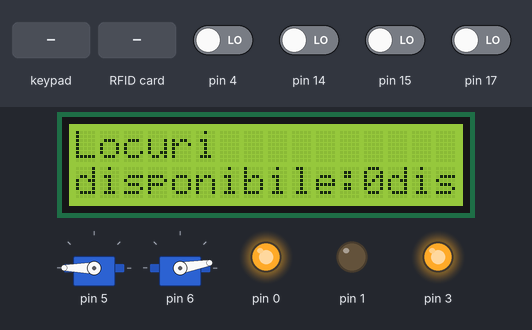
Recording of a program running on a simulated Arduino Uno, built with avr-gcc and run on an emulated ATmega328P. Parts: 16×2 character LCD, 2 × servo, output pins drawn as LEDs (lit = HIGH). The inputs (shaded band) are chosen by the test bench; at power-on: pin 4, pin 14, pin 15, pin 17 LOW.

Above: at 1.2 s.
1.3 s: keypad keys 1 2 3 4 pressed 0.4 s apart
At 3.7 s:
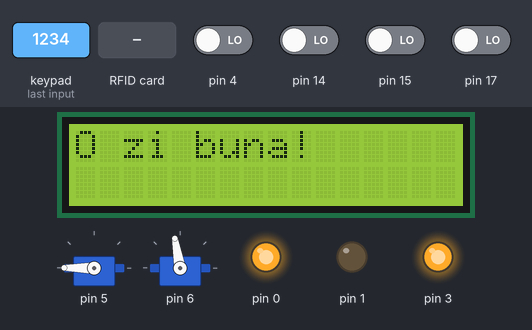
4.4 s: pin 17 driven HIGH
At 5.1 s:
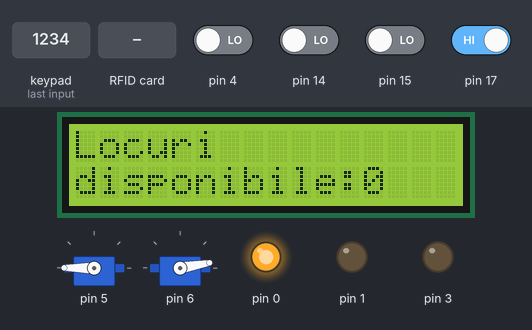
7.4 s: RFID card 5E 7A 19 C4 held to the reader
At 8.0 s:
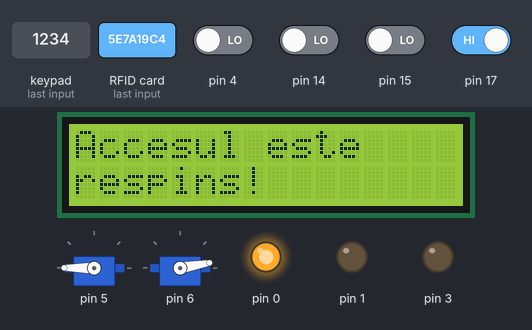
10.4 s: pin 17 driven LOW
At 11.2 s:
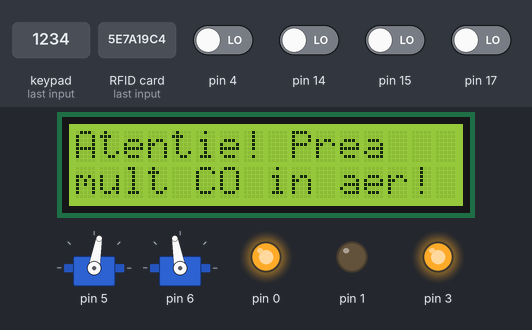
13.4 s: pin 4 driven HIGH
At 13.9 s:
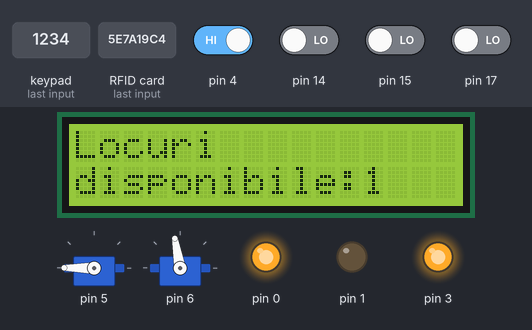
14.9 s: pin 14 driven HIGH
At 15.5 s:
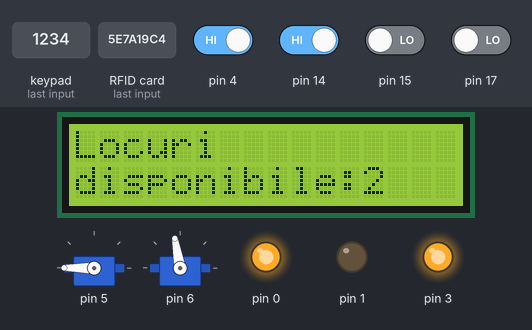
Timing chart, 0 to 17.4 s (numbered marks = the images above; inputs shaded):
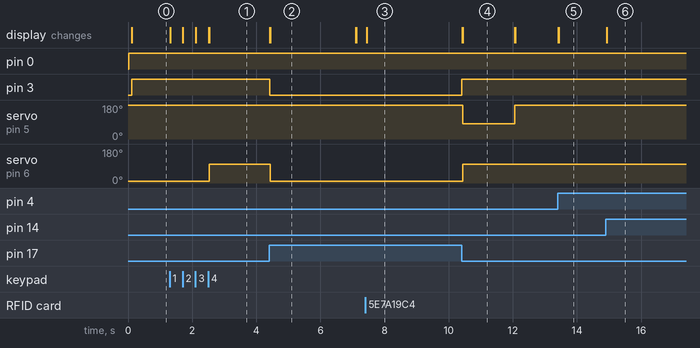

Measured:
- after the input at 1.3 s, servo on pin 6: 10° → 100° after 1.2 s; the display: first changes at once (image 1 shows a later state)
- after the input at 4.4 s, pin 3: HIGH → LOW at once; servo on pin 6: 100° → 10° after 0.03 s instead of 2.7 s; the display: first changes at once (image 2 shows a later state)
- after the input at 7.4 s, the display: changes after 0.05 s (image 3)
- after the input at 10.4 s, pin 3: LOW → HIGH at once; servo on pin 5: 180° → 80° at once, → 180° 1.6 s later; servo on pin 6: 10° → 100° at once; the display: first changes at once (image 4 shows a later state)
- after the input at 13.4 s, the display: first changes at once (image 5 shows a later state)
- after the input at 14.9 s, the display: first changes at once (image 6 shows a later state)
- what the display in image 2 shows lasts 2.7 s, from 4.4 s to 7.1 s

The program:

main.cpp
```cpp
#include <Arduino.h>
#include <Arduino_FreeRTOS.h>
#include <semphr.h>  // add the FreeRTOS functions for Semaphores (or Flags).
#include <AccessEnter.h>
#include <AccessExit.h>
#include <Parking.h>
#include <SafetyMonitor.h>
#include <Debugg.h>

// Declare a mutex Semaphore Handle which we will use to manage the Serial Port.
// It will be used to ensure only only one Task is accessing this resource at any time.
SemaphoreHandle_t xSerialSemaphore;


/* TaskAccess:
 *    Access_Enter is processed by this task.
 */
void TaskAccess(void *pvParameters);

/* TaskAccess:
 *    Access_Exit is processed by this task.
 */
void TaskExit( void *pvParameters __attribute__((unused)) );

/* TaskParking:
 *    Process changes caused by cars entering or exiting the parking.
 */


// the setup function runs once when you press reset or power the board
void setup() {

  // Semaphores are useful to stop a Task proceeding, where it should be paused to wait,
  // because it is sharing a resource, such as the Serial port.
  // Semaphores should only be used whilst the scheduler is running, but we can set it up here.
  if ( xSerialSemaphore == NULL )  // Check to confirm that the Serial Semaphore has not already been created.
  {
    xSerialSemaphore = xSemaphoreCreateMutex();  // Create a mutex semaphore we will use to manage the Serial Port
    if ( ( xSerialSemaphore ) != NULL )
      xSemaphoreGive( ( xSerialSemaphore ) );  // Make the Serial Port available for use, by "Giving" the Semaphore.
  }

  // Now set up two Tasks to run independently.
  xTaskCreate(
    TaskAccess
    ,  "Access"  // A name just for humans
    ,  128       // This stack size can be checked & adjusted by reading the Stack Highwater
    ,  NULL
    ,  1         // Priority, with 3 (configMAX_PRIORITIES - 1) being the highest, and 0 being the lowest.
    ,  NULL );

    xTaskCreate(
    TaskExit
    ,  "Exit"
    ,  128  // Stack size
    ,  NULL
    ,  3 // Priority
    ,  NULL );

#if(DEBUGG == STD_ON)
{
  debuggInit();
  debuggPrint("Setup done! Tasks should run!");
}
#endif
  // Now the Task scheduler, which takes over control of scheduling individual Tasks, is automatically started.
}

void loop()
{
  // Empty. Things are done in Tasks.
}

/*--------------------------------------------------*/
/*---------------------- Tasks ---------------------*/
/*--------------------------------------------------*/


void TaskAccess( void *pvParameters __attribute__((unused)) )  // This is a Task.
{
  /*
    * Access:
    *  Process changes caused by cars entering or exiting the parking.
    */

  //call the init functions for needed driveres here
  accessEnterInit();

  for (;;) // A Task shall never return or exit. We do not hace concurency to resources so no need of xSemaphore in this task.
  {

    //call main function of Access_Enter SWC
    accessEnter_main();

    vTaskDelay(1);  // one tick delay (15ms) in between calls for stability
  }
}

void TaskExit( void *pvParameters __attribute__((unused)) )  // This is a Task.
{
  /*
    * Access:
    *  Process changes caused by cars entering or exiting the parking.
    */

  //call the init functions for needed driveres here
  parkingInit();
  acessExitInit();
  safetyMonitorInit();

  for (;;) // A Task shall never return or exit. We do not hace concurency to resources so no need of xSemaphore in this task.
  {
    //call main function of SafetyMonitor SWC, Access_Exit SWC and Parking SWC
    safetyMonitor_main();
    accessExit_main();
    parking_main();

    vTaskDelay(1);  // one tick delay (15ms) in between calls for stability
  }
}
```

AccessEnter.cpp
```cpp
#include <AccessEnter.h>
#include <RFID.h>
#include <LCD.h>
#include <ServoService.h>
#include <DigitalIO.h>
/***************Local variables********************/
static uint8_t accessEnterGateStatus;
static uint16_t accessEnterGateOpenTimeout;
/**************************************************/
/***************Local functions********************/
/**************************************************/
 uint8_t accessEnterValidateAccess(uint32_t rfidData);
/***************External variables*****************/
/**************************************************/

/***************External functions*****************/
/**************************************************/
void accessEnterInit(void)
{
    lcdInit();
    rfidInit();
    servoGatesInit();
    digitalInit();
}

void accessEnter_main(void)
{
    uint32_t rfidData = 0x00000000u;
    uint8_t status = 0x00u; //by default access is denied

    if(GATE_CLOSED == accessEnterGateStatus)
    {
        rfidData = rfidReadData();

        status = accessEnterValidateAccess(rfidData);

        if (status == ACCESS_ALLOWED)
        {
            digitalSemaphoreSetStatus(GREEN);
            lcdAccessAllowed();
            servoAccessGateOpen();
            /*set a timer to close the gate*/
            accessEnterGateStatus = GATE_OPPENED;
        }
        else if (status == ACCESS_DENIED)
        {
            digitalSemaphoreSetStatus(RED);         /* set semaphore to red  */
            lcdAccessDenied();
            servoAccessGateClose();
            accessEnterGateStatus = GATE_OPPENED;  /*Simulate open gate to enable timeout mechanism.*/
        }
        else
        {
            /*do nothing, missread*/
        }
    }
    else
    {
        accessEnterGateOpenTimeout++;                           /*Gate is open, increment timeout to close the gate*/
        if (GATE_OPENED_TIMEOUT == accessEnterGateOpenTimeout)  /*4500ms passed, close the gate*/
        {
            digitalSemaphoreSetStatus(RED);                     /* set semaphore to red  */
            servoAccessGateClose();
            lcdAvailableParkingSpotsNr();
            accessEnterGateOpenTimeout = 0x0000u;               /*reset timer*/
            accessEnterGateStatus = GATE_CLOSED;                /*switch gate status*/
        }
    }

}

 uint8_t accessEnterValidateAccess(uint32_t rfidData)
 {
    uint8_t status = ACCESS_DENIED;     //by default access is denied
    uint32_t accessCode = 0x00000000u;

    /* for all access codes in EEPROM
        read code
            if code == rfidData
                status = 0x01u;
    */

   accessCode = CARTELA_ALBA;
   if(rfidData == accessCode)
   {
        status = ACCESS_ALLOWED;
   }
   return status;
 }
```

AccessEnter.h
```cpp
#ifndef ACCESSENTER_H_
#define ACCESSENTER_H_

#include <Arduino.h>

#define ACCESS_DENIED           0x5Au
#define ACCESS_ALLOWED          0xA5u
#define GATE_CLOSED             0x00u
#define GATE_OPPENED            0x01u
#define GATE_OPENED_TIMEOUT     0x12Cu      /*~= 4500ms*/
#define CARTELA_ALBA            0x492AB998u

void accessEnter_main(void);
void accessEnterInit(void);

#endif
```

AccessExit.cpp
```cpp
#include <AccessExit.h>
#include <LCD.h>
#include <ServoService.h>
#include <KeypadServices.h>

/***************Local variables********************/
/**************************************************/
static uint8_t accessExitGateStatus;
static uint16_t accessExitGateOpenTimeout;
/***************Local functions********************/
/**************************************************/

/***************External variables*****************/
/**************************************************/

/***************External functions*****************/
/**************************************************/

void acessExitInit(void)
{
    lcdInit();
    servoGatesInit();
}
void accessExit_main(void)
{
    uint64_t status = 0x00u;
    uint32_t password = 0x00000000u;

    if(GATE_CLOSED == accessExitGateStatus)
    {
        status = keypadIsPasswordAvailable();

        if(status)
        {
            password = keypadGetPassword();
            if(0x04030201u == password)
            {
                servoExitGateOpen();
                accessExitGateStatus = GATE_OPPENED;
                lcdClear();
                lcdPrint("O zi buna!");
            }
            else if(0xFFFFFFFFu == password)
            {
                //implement custom action like "Learn new code."
            }
            else if(0x01010101u == password)
            {
                lcdClear();
                lcdPrint("Bingo!");
            }
            else
            {
                lcdClear();
                lcdPrint("PIN gresit!");
                accessExitGateStatus = GATE_OPPENED; /*Simulate open gate to enable timeout mechanism.*/
            }
            keypadPasswordConsumed();
        }
    }
    else
    {
        accessExitGateOpenTimeout++;                           /*Gate is open, increment timeout to close the gate*/
        if (GATE_OPENED_TIMEOUT == accessExitGateOpenTimeout)  /*4500ms passed, close the gate*/
        {
            servoExitGateClose();
            lcdAvailableParkingSpotsNr();
            accessExitGateOpenTimeout = 0x0000u;               /*reset timer*/
            accessExitGateStatus = GATE_CLOSED;                /*switch gate status*/
        }
    }

}
```

AccessExit.h
```cpp
#ifndef ACCESSEXIT_H_
#define ACCESSEXIT_H_

#include <Arduino.h>

#define GATE_CLOSED             0x00u
#define GATE_OPPENED            0x01u
#define GATE_OPENED_TIMEOUT     0x12Cu      /*~= 4500ms*/

void acessExitInit(void);
void accessExit_main(void);

#endif
```

Parking.cpp
```cpp
#include <Parking.h>
#include <DigitalIO.h>
#include <LCD.h>

/***************Local variables********************/
static uint8_t parkingNrOfFreeParkingSpots;
static uint8_t parkingLastNrOfFreeParkingSpots;
/**************************************************/

/***************Local functions********************/
/**************************************************/

/***************External variables*****************/

/**************************************************/

/***************External functions*****************/
/**************************************************/

void parkingInit(void)
{
    digitalInit();
    lcdInit();
}

void parking_main(void)
{
   parkingNrOfFreeParkingSpots = digilatGetParkingSpotsStatus();         //process parking spot first
   if(parkingNrOfFreeParkingSpots != parkingLastNrOfFreeParkingSpots)
   {
       lcdAvailableParkingSpotsNr();
       parkingLastNrOfFreeParkingSpots = parkingNrOfFreeParkingSpots;
   }
}
```

Parking.h
```cpp
#ifndef PARKING_H_
#define PARKING_H_

#include <Arduino.h>

void parking_main(void);
void parkingInit(void);

#endif
```

SafetyMonitor.cpp
```cpp
#include <SafetyMonitor.h>
#include <DigitalIO.h>
#include <LCD.h>
#include <ServoService.h>
/***************Local variables********************/
static uint8_t gazSensorStatus;
static uint8_t gazSensorPrevStatus;
/**************************************************/

/***************Local functions********************/
/**************************************************/

/***************External variables*****************/
/**************************************************/

/***************External functions*****************/
/**************************************************/
void safetyMonitorInit(void)
{

}
void safetyMonitor_main(void)
{

    gazSensorStatus = digitalGetGazStatus();

    if(GAZSENSOR_TRIGGERED == gazSensorStatus)    //process the gaz sensor reading
    {
        digitalSetAirVent(ON);
        if(gazSensorStatus != gazSensorPrevStatus)
        {
            lcdSmokeDetected();
            servoAllGatesOpen();
            gazSensorPrevStatus = gazSensorStatus;
        }
    }
    else if (GAZSENSOR_NOT_TRIGGERED == gazSensorStatus)
    {
        digitalSetAirVent(OFF);
        if(gazSensorStatus != gazSensorPrevStatus)
        {
            lcdAvailableParkingSpotsNr();
            servoAllGatesClosed();
            gazSensorPrevStatus = gazSensorStatus;
        }
    }
    else
    {
        /* code */
    }

}
```

SafetyMonitor.h
```cpp
#ifndef SAFETYMONITOR_H_
#define SAFETYMONITOR_H_

#include <Arduino.h>


void safetyMonitorInit(void);
void safetyMonitor_main(void);

#endif
```
